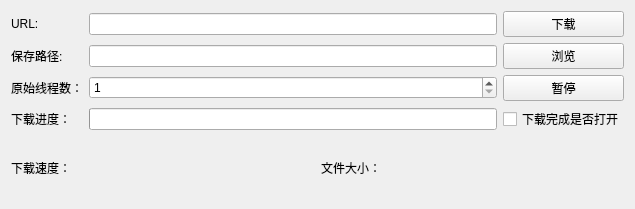
<?xml version="1.0" encoding="UTF-8"?>
<ui version="4.0">
 <class>Widget</class>
 <widget class="QWidget" name="Widget">
  <property name="geometry">
   <rect>
    <x>0</x>
    <y>0</y>
    <width>635</width>
    <height>209</height>
   </rect>
  </property>
  <property name="sizePolicy">
   <sizepolicy hsizetype="Preferred" vsizetype="Preferred">
    <horstretch>0</horstretch>
    <verstretch>0</verstretch>
   </sizepolicy>
  </property>
  <property name="maximumSize">
   <size>
    <width>16777215</width>
    <height>209</height>
   </size>
  </property>
  <property name="windowTitle">
   <string>多线程下载文件Demo</string>
  </property>
  <layout class="QVBoxLayout" name="verticalLayout">
   <property name="sizeConstraint">
    <enum>QLayout::SetDefaultConstraint</enum>
   </property>
   <item>
    <layout class="QGridLayout" name="gridLayout">
     <item row="0" column="0">
      <widget class="QLabel" name="label">
       <property name="text">
        <string>URL:</string>
       </property>
      </widget>
     </item>
     <item row="0" column="1">
      <widget class="QLineEdit" name="urlInput"/>
     </item>
     <item row="0" column="2">
      <widget class="QPushButton" name="downloadBtn">
       <property name="text">
        <string>下载</string>
       </property>
      </widget>
     </item>
     <item row="1" column="0">
      <widget class="QLabel" name="label_2">
       <property name="text">
        <string>保存路径:</string>
       </property>
      </widget>
     </item>
     <item row="1" column="1">
      <widget class="QLineEdit" name="savePathInput"/>
     </item>
     <item row="1" column="2">
      <widget class="QPushButton" name="brwoserPathBtn">
       <property name="text">
        <string>浏览</string>
       </property>
      </widget>
     </item>
     <item row="2" column="0">
      <widget class="QLabel" name="label_3">
       <property name="text">
        <string>原始线程数：</string>
       </property>
      </widget>
     </item>
     <item row="2" column="1">
      <widget class="QSpinBox" name="threadCountSpinbox">
       <property name="minimum">
        <number>1</number>
       </property>
       <property name="value">
        <number>1</number>
       </property>
      </widget>
     </item>
     <item row="2" column="2">
      <widget class="QPushButton" name="pauseBtn">
       <property name="text">
        <string>暂停</string>
       </property>
      </widget>
     </item>
     <item row="3" column="0">
      <widget class="QLabel" name="label_4">
       <property name="text">
        <string>下载进度：</string>
       </property>
      </widget>
     </item>
     <item row="3" column="1">
      <widget class="QProgressBar" name="downProgressBar">
       <property name="value">
        <number>0</number>
       </property>
       <property name="textVisible">
        <bool>false</bool>
       </property>
       <property name="textDirection">
        <enum>QProgressBar::TopToBottom</enum>
       </property>
      </widget>
     </item>
     <item row="3" column="2">
      <widget class="QCheckBox" name="dwnFinishedOpenChbox">
       <property name="text">
        <string>下载完成是否打开</string>
       </property>
      </widget>
     </item>
    </layout>
   </item>
   <item>
    <layout class="QHBoxLayout" name="horizontalLayout">
     <item>
      <widget class="QLabel" name="label_5">
       <property name="text">
        <string>下载速度：</string>
       </property>
      </widget>
     </item>
     <item>
      <widget class="QLabel" name="downloadSpeedLabel">
       <property name="text">
        <string/>
       </property>
      </widget>
     </item>
     <item>
      <widget class="QLabel" name="label_7">
       <property name="text">
        <string>文件大小：</string>
       </property>
      </widget>
     </item>
     <item>
      <widget class="QLabel" name="filesizeLabel">
       <property name="text">
        <string/>
       </property>
      </widget>
     </item>
    </layout>
   </item>
  </layout>
 </widget>
 <resources/>
 <connections/>
</ui>
